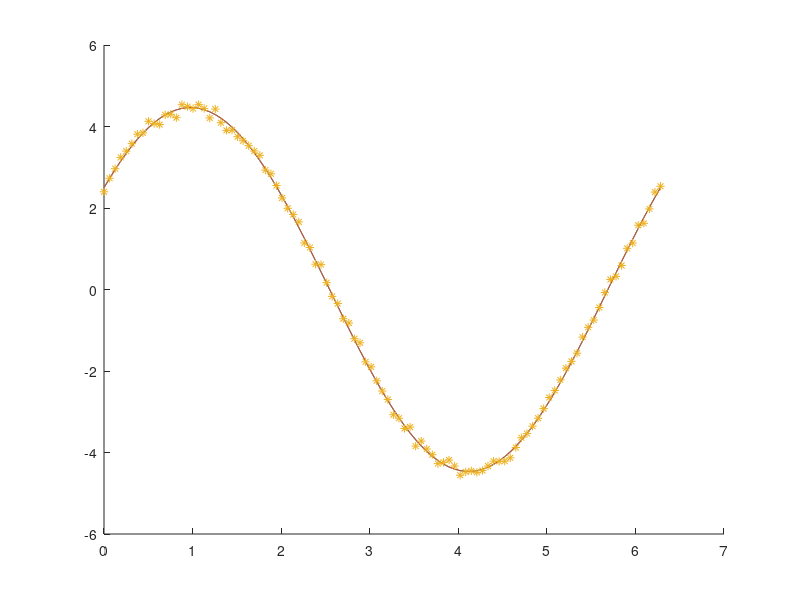

Write MATLAB code to recreate this figure.
%
% Demonstrates determining the coefficients of a single sinusoid in the
% form:
%
% (w,t) = C*cos(wt) + D*sin(wt)
%
% First, the continuous form of the function is used to solve for the
% coefficients (through the use of numeric integration).  Next, discrete
% points are used.  Finally, discrete points, at values subject to noise
% and/or bias are used.
%

close all;
clear;

  % Frequency, Hz
w0 = 1.0;

  % Coefficients of sine function: y(w,t) = C*cos(wt) + D*sin(wt)
  %                                       = A*cos(wt - phi)
c0 = 2.5;
d0 = 3.7; 

  % Mean and standard deviation of noise to be applied
mu = 0.0;
sigma = 0.1;

%
% End user inputs
%

  % Period and increment
pd = 2*pi/w0;
dt = pd/100;
t = 0:dt:pd;

a0 = sqrt(c0*c0 + d0*d0);
phi0 = atan2(d0,c0);

  % Truth
y0 = c0*cos(w0*t) + d0*sin(w0*t);
  % Noisy
y0_n = (mu + sigma*randn(1,size(y0,2))) + y0;

fprintf('\nFrequency %1.1f Hz', w0);
fprintf('\nPeriod %1.3e sec', pd);
fprintf('\nAmplitude %1.1f', a0);
fprintf('\nPhase %1.2f deg', 180*phi0/pi);
fprintf('\n');

figure; hold on;
plot(t, y0);
plot(t, a0*cos(w0*t - phi0));
plot(t, y0_n, '*');

%
% Determine coeffcients by integrating the sine wave definition
%

fun = @(t) (c0*cos(w0*t) + d0*sin(w0*t)).*cos(w0*t);
c0_hat = (2.0/pd)*integral(fun,0,pd);
fun = @(t) (c0*cos(w0*t) + d0*sin(w0*t)).*sin(w0*t);
d0_hat = (2.0/pd)*integral(fun,0,pd);

fprintf('\nDetermination using f(wt)');
fprintf('\nc0: %1.3f  vs.  c0: %1.3f', c0, c0_hat);
fprintf('\nd0: %1.3f  vs.  d0: %1.3f', d0, d0_hat);

%
% Determine coeffcients by integrating discrete points 
%

c0_hat = (2.0/pd)*trapz(t, y0.*cos(w0*t));
d0_hat = (2.0/pd)*trapz(t, y0.*sin(w0*t));

fprintf('\nDetermination using f[wt] with dt = %1.1e sec', dt);
fprintf('\nc0: %1.3f  vs.  c0: %1.3f', c0, c0_hat);
fprintf('\nd0: %1.3f  vs.  d0: %1.3f', d0, d0_hat);

%
% Determine coeffcients by integrating discrete points subject to
% noise and bias
%

c0_hat = (2.0/pd)*trapz(t, y0_n.*cos(w0*t));
d0_hat = (2.0/pd)*trapz(t, y0_n.*sin(w0*t));

fprintf('\nDetermination using f[wt] + N(%1.1f,%1.1f)', mu, sigma);
fprintf('\nc0: %1.3f  vs.  c0: %1.3f', c0, c0_hat);
fprintf('\nd0: %1.3f  vs.  d0: %1.3f', d0, d0_hat);


fprintf('\n');
